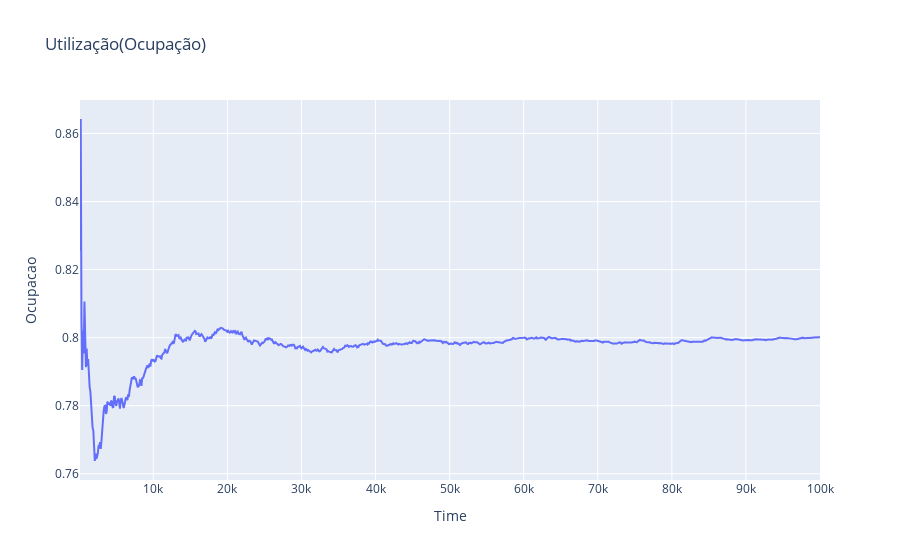

Notebook code cell kept with this figure:
### Code cell
fig = px.line(df, x='Time', y="Ocupacao" ,title='Utilização(Ocupação)')
fig.show()

### Figure 1 — Plotly figure (JSON) as saved in the notebook; plotly's stock layout.template omitted (floating-point values rounded to 4 significant figures; data arrays with more than 128 entries replaced by an {"elided": "..."} marker saying what was removed)
{"data": [{"hovertemplate": "Time=%{x}<br>Ocupacao=%{y}<extra></extra>", "legendgroup": "", "line": {"color": "#636efa", "dash": "solid"}, "marker": {"symbol": "circle"}, "mode": "lines", "name": "", "orientation": "v", "showlegend": false, "type": "scatter", "x": {"elided": "1000 int values"}, "xaxis": "x", "y": {"elided": "1000 float values"}, "yaxis": "y"}], "layout": {"legend": {"tracegroupgap": 0}, "title": {"text": "Utilização(Ocupação)"}, "xaxis": {"anchor": "y", "domain": [0, 1], "title": {"text": "Time"}}, "yaxis": {"anchor": "x", "domain": [0, 1], "title": {"text": "Ocupacao"}}}}
